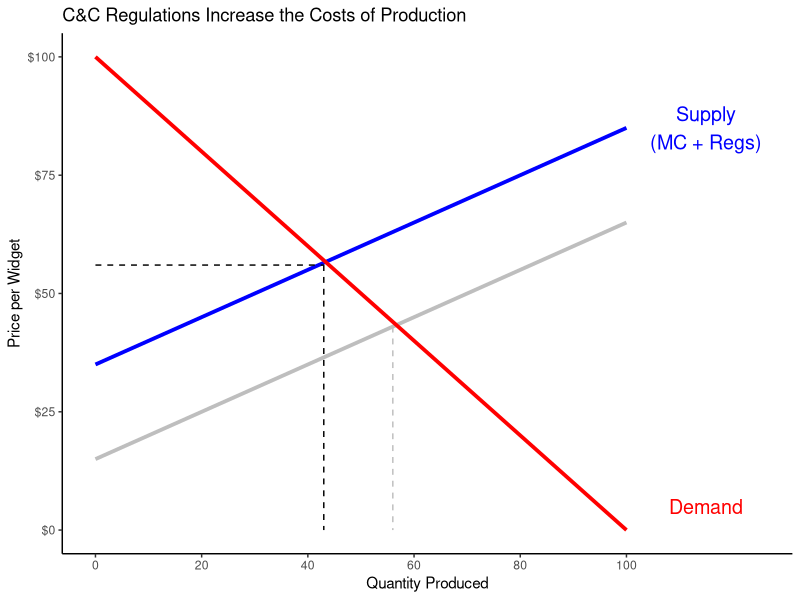
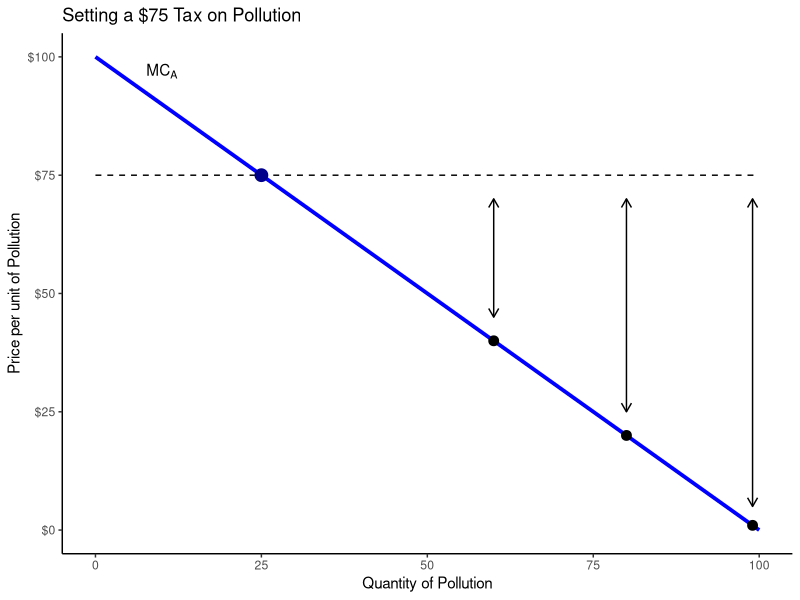
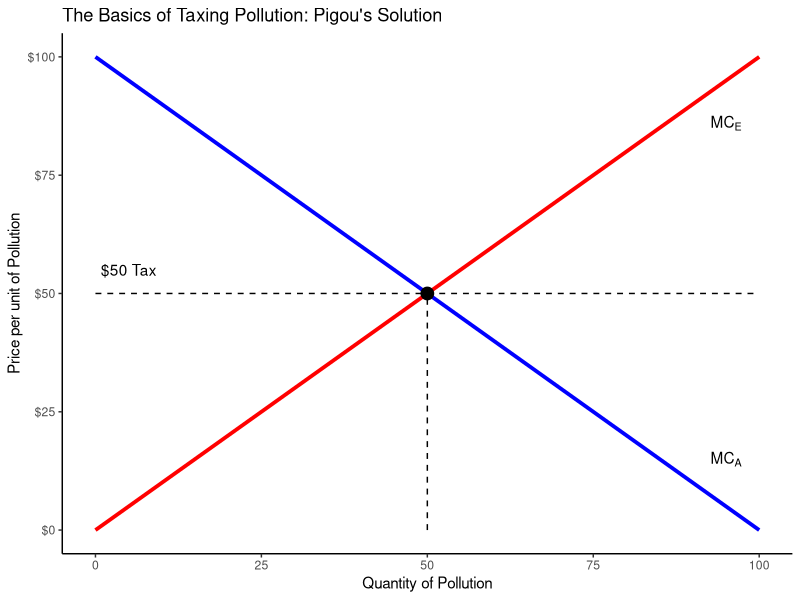
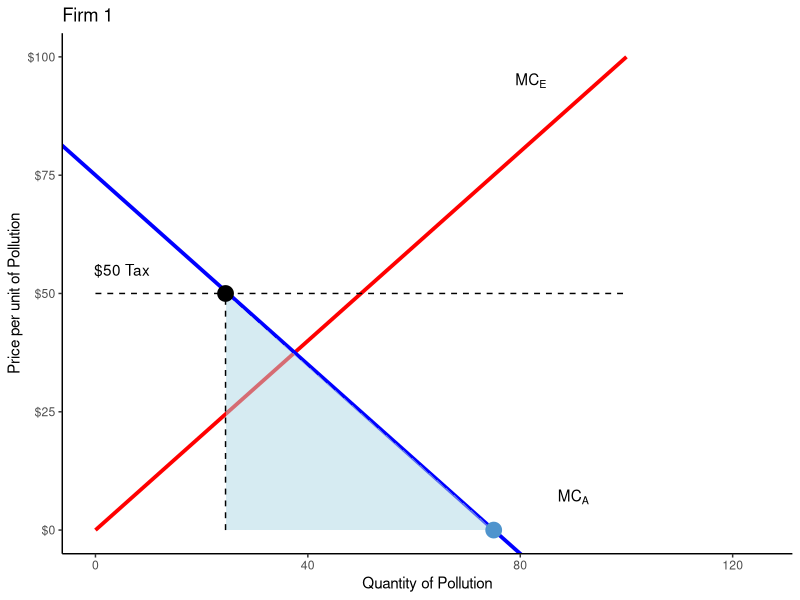
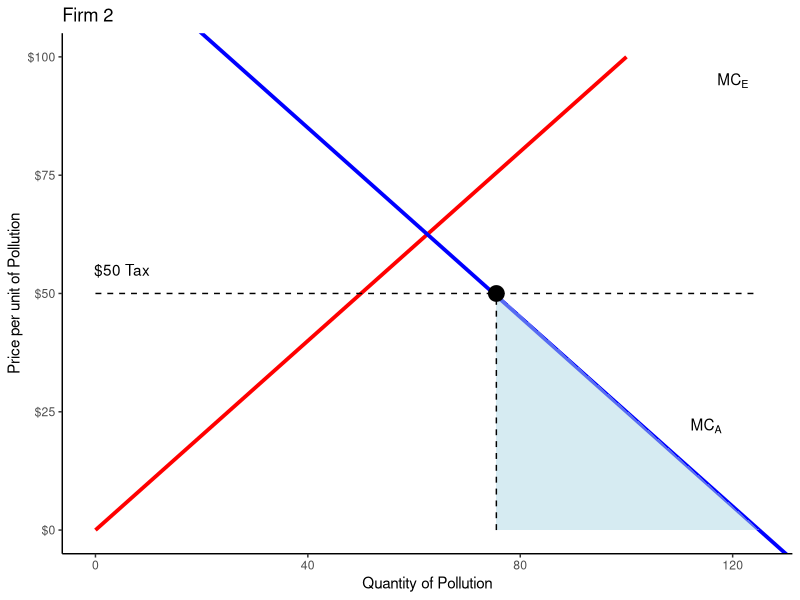
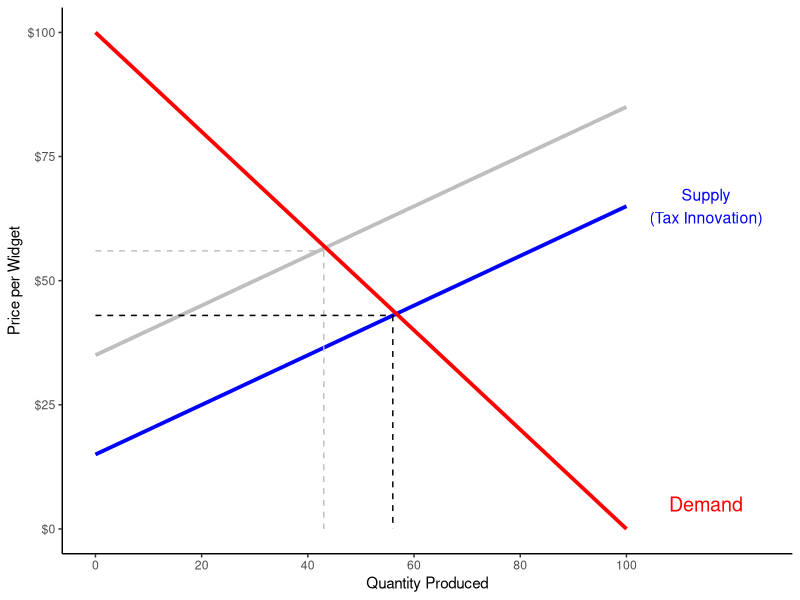
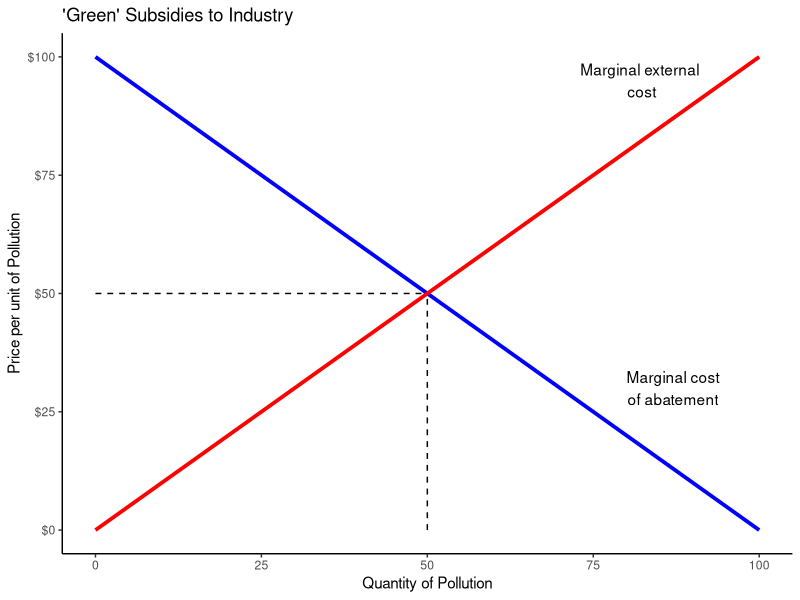
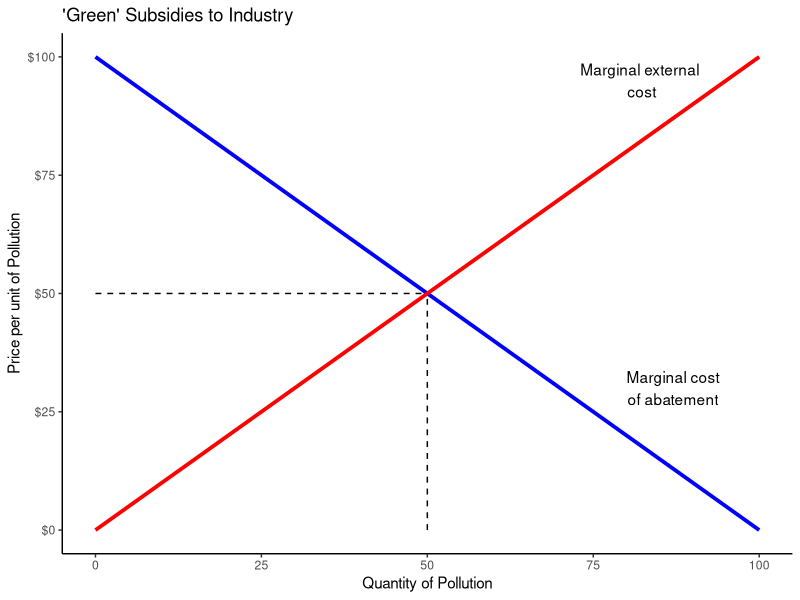

R code for these plots, in order:
## ---- chunk 1
library(tidyverse)
library(readxl)
## ---- chunk 2
tibble(
  Price = 1:100,
  Quantity = 100:1
) |>
  ggplot(aes(x = Quantity, y = Price)) +
  geom_point(color = "white") +
  theme_classic() +
  coord_cartesian(xlim = c(0, 125)) +
  scale_x_continuous(breaks = seq(0, 100, 20)) +
  scale_y_continuous(labels = scales::dollar_format()) +
  labs(x = "Quantity Produced", y = "Price per Widget",
       title = "C&C Regulations Increase the Costs of Production") +
  annotate("segment", x = 0, xend = 100, y = 15, yend = 65, color = "grey", linewidth = 1.3) +
  annotate("segment", x = 0, xend = 100, y = 35, yend = 85, color = "blue", linewidth = 1.3) +
  annotate("text", x = 115, y = 85, label = "Supply\n(MC + Regs)", size = 5, color = "blue", hjust = .5) +
  annotate("segment", x = 0, xend = 100, y = 100, yend = 0, color = "red", linewidth = 1.3) +
  annotate("text", x = 115, y = 5, label = "Demand", size = 5, color = "red", hjust = .5) +
  annotate("segment", x = 56, xend = 56, y = 43, yend = 0, linetype = "dashed", color = "grey") +
  annotate("segment", x = 43, xend = 43, y = 56, yend = 0, linetype = "dashed") +
  annotate("segment", x = 0, xend = 43, y = 56, yend = 56, linetype = "dashed")
## ---- chunk 3
## Hypothetical $75 tax
tibble(
  Abatement_cost = 0:100,
  Pollution = 0:100
) |>
  ggplot(aes(x = Pollution, y = Abatement_cost)) +
  geom_point(color = "white") +
  theme_classic() +
  #coord_cartesian(xlim = c(0, 125)) +
  scale_x_continuous(breaks = seq(0, 100, 25), limits = c(0,100)) +
  scale_y_continuous(breaks = seq(0, 100, 25), labels = str_c("$", seq(0, 100, 25))) +
  labs(x = "Quantity of Pollution", y = "Price per unit of Pollution")  +
  annotate("segment", x = 0, xend = 100, y = 100, yend = 0, color = "blue", size = 1.3) +
  annotate("text", x = 10, y = 97, label = "MC[A]", parse=TRUE) +
  annotate("segment", x = 0, xend = 100, y = 75, yend = 75, linetype = "dashed") +
  ggtitle("Setting a $75 Tax on Pollution") +
  annotate("point", x = 25, y = 75, color = "darkblue", size = 4) +
  annotate("segment", x = 99, xend = 99, y = 70, yend = 5, arrow = arrow(ends = "both", length = unit(0.1, "inches"))) +
  annotate("point", x = 99, y = 1, size = 3) +
  annotate("segment", x = 80, xend = 80, y = 70, yend = 25, arrow = arrow(ends = "both", length = unit(0.1, "inches"))) +
  annotate("point", x = 80, y = 20, size = 3) +
  annotate("segment", x = 60, xend = 60, y = 70, yend = 45, arrow = arrow(ends = "both", length = unit(0.1, "inches"))) +
  annotate("point", x = 60, y = 40, size = 3)
## ---- chunk 4
## Set a tax at the equilibrium, $50 per unit
tibble(
  Abatement_cost = 0:100,
  Pollution = 0:100
) |>
  ggplot(aes(x = Pollution, y = Abatement_cost)) +
  geom_point(color = "white") +
  theme_classic() +
  #coord_cartesian(xlim = c(0, 125)) +
  scale_x_continuous(breaks = seq(0, 100, 25), limits = c(0,100)) +
  scale_y_continuous(breaks = seq(0, 100, 25), labels = str_c("$", seq(0, 100, 25))) +
  labs(x = "Quantity of Pollution", y = "Price per unit of Pollution")  +
  annotate("text", x = 95, y = 15, label = "MC[A]", parse=TRUE) +
  annotate("text", x = 95, y = 86, label = "MC[E]", parse=TRUE) +
  annotate("segment", x = 0, xend = 100, y = 100, yend = 0, color = "blue", size = 1.3) +
  annotate("segment", x = 0, xend = 100, y = 0, yend = 100, color = "red", size = 1.3) +
  annotate("segment", x = 50, xend = 50, y = 0, yend = 50, linetype = "dashed") +
  annotate("segment", x = 0, xend = 100, y = 50, yend = 50, linetype = "dashed") +
  ggtitle("The Basics of Taxing Pollution: Pigou's Solution") +
  annotate("point", x = 50, y = 50, size = 4) +
  annotate("text", x = 5, y = 55, label = "$50 Tax")
## ---- chunk 5
## Niskanen examples in Fig 2a and 2b
## Green tax approach: $50 tax
tibble(
  Abatement_cost = 0:100,
  Pollution = 0:100
) |>
  ggplot(aes(x = Pollution, y = Abatement_cost)) +
  geom_point(color = "white") +
  theme_classic() +
  #coord_cartesian(xlim = c(0, 125)) +
  #scale_x_continuous(breaks = seq(0, 100, 25), limits = c(0,100)) +
  scale_y_continuous(breaks = seq(0, 100, 25), labels = str_c("$", seq(0, 100, 25))) +
  labs(x = "Quantity of Pollution", y = "Price per unit of Pollution") +
  annotate("segment", x = 0, xend = 100, y = 0, yend = 100, color = "red", linewidth = 1.3) +
  annotate("text", x = 82, y = 95, label = "MC[E]", parse=TRUE) +
  geom_abline(intercept = 75, slope = -1, color = "blue", linewidth = 1.3) +
  annotate("text", x = 90, y = 7, label = "MC[A]", parse=TRUE) +
  ggtitle("Firm 1") +
  coord_cartesian(xlim = c(0, 125)) +
  annotate("polygon", x = c(24.5, 75, 24.5), y = c(0, 0, 50), fill = "lightblue", alpha = .5) +
  annotate("point", x = 75, y = 0, size = 5, color = "steelblue3") +
  annotate("segment", x = 0, xend = 100, y = 50, yend = 50, linetype = "dashed") +
  annotate("point", x = 24.5, y = 50, size = 5) +
  annotate("segment", x = 24.5, xend = 24.5, y = 0, yend = 50, linetype = "dashed") +
  annotate("text", x = 5, y = 55, label = "$50 Tax")
## ---- chunk 6
tibble(
  Abatement_cost = 0:100,
  Pollution = 0:100
) |>
  ggplot(aes(x = Pollution, y = Abatement_cost)) +
  geom_point(color = "white") +
  theme_classic() +
  #coord_cartesian(xlim = c(0, 125)) +
  #scale_x_continuous(breaks = seq(0, 100, 25), limits = c(0,100)) +
  scale_y_continuous(breaks = seq(0, 100, 25), labels = str_c("$", seq(0, 100, 25))) +
  labs(x = "Quantity of Pollution", y = "Price per unit of Pollution") +
  annotate("segment", x = 0, xend = 100, y = 0, yend = 100, color = "red", linewidth = 1.3) +
  annotate("text", x = 120, y = 95, label = "MC[E]", parse=TRUE) +
  geom_abline(intercept = 125, slope = -1, color = "blue", linewidth = 1.3) +
  annotate("text", x = 115, y = 22, label = "MC[A]", parse=TRUE) +
  ggtitle("Firm 2") +
  coord_cartesian(xlim = c(0, 125)) +
  annotate("polygon", x = c(75.5, 125, 75.5), y = c(0, 0, 50), fill = "lightblue", alpha = .5) +
  annotate("point", x = 75.5, y = 50, size = 5) +
  annotate("segment", x = 0, xend = 125, y = 50, yend = 50, linetype = "dashed") +
  annotate("segment", x = 75.5, xend = 75.5, y = 0, yend = 50, linetype = "dashed") +
  annotate("text", x = 5, y = 55, label = "$50 Tax")
## ---- chunk 7
tibble(
  Price = 1:100,
  Quantity = 100:1
) |>
  ggplot(aes(x = Quantity, y = Price)) +
  geom_point(color = "white") +
  theme_classic() +
  coord_cartesian(xlim = c(0, 125)) +
  scale_x_continuous(breaks = seq(0, 100, 20)) +
  scale_y_continuous(labels = scales::dollar_format()) +
  labs(x = "Quantity Produced", y = "Price per Widget") +
  annotate("segment", x = 0, xend = 100, y = 15, yend = 65, color = "blue", linewidth = 1.3) +
  annotate("segment", x = 0, xend = 100, y = 35, yend = 85, color = "grey", linewidth = 1.3) +
  annotate("text", x = 115, y = 65, label = "Supply\n(Tax Innovation)", size = 4, color = "blue", hjust = .5) +
  annotate("segment", x = 0, xend = 100, y = 100, yend = 0, color = "red", linewidth = 1.3) +
  annotate("text", x = 115, y = 5, label = "Demand", size = 5, color = "red", hjust = .5) +
  annotate("segment", x = 56, xend = 56, y = 43, yend = 0, linetype = "dashed") +
  annotate("segment", x = 43, xend = 43, y = 56, yend = 0, linetype = "dashed", color = "grey") +
  annotate("segment", x = 0, xend = 43, y = 56, yend = 56, linetype = "dashed", color = "grey") +
  annotate("segment", x = 0, xend = 56, y = 43, yend = 43, linetype = "dashed")
## ---- chunk 8
tibble(
  Abatement_cost = 0:100,
  Pollution = 0:100
) |>
  ggplot(aes(x = Pollution, y = Abatement_cost)) +
  geom_point(color = "white") +
  theme_classic() +
  scale_y_continuous(breaks = seq(0, 100, 25), labels = str_c("$", seq(0, 100, 25))) +
  labs(x = "Quantity of Pollution", y = "Price per unit of Pollution") +
  annotate("segment", x = 0, xend = 100, y = 100, yend = 0, color = "blue", linewidth = 1.3) +
  annotate("text", x = 87, y = 30, label = "Marginal cost\nof abatement") +
  annotate("segment", x = 0, xend = 100, y = 0, yend = 100, color = "red", linewidth = 1.3) +
  annotate("text", x = 82, y = 95, label = "Marginal external\n cost") +
  annotate("segment", x = 50, xend = 50, y = 0, yend = 50, linetype = "dashed") +
  annotate("segment", x = 0, xend = 50, y = 50, yend = 50, linetype = "dashed") +
  ggtitle("'Green' Subsidies to Industry")
## ---- chunk 9
## ANIMATED: Falling Abatement Costs
d3 <- tibble(
  Quantity = 1:100,
  Abatement_cost1 = 100 + -1*Quantity,
  Abatement_cost2 = 70 + -1*Quantity,
  External_cost = 0 + 1*Quantity
) |>
  pivot_longer(cols = Abatement_cost1:Abatement_cost2, names_to = "Scenario", values_to = "Value") |>
  mutate(
    Emitted = if_else(Scenario == "Abatement_cost1", 50, 35)
  )

d3 |>
  ggplot(aes(x = Quantity)) +
  geom_line(aes(y = External_cost), color = "red", linewidth = 1.2) +
  geom_line(aes(y = Value), color = "blue", linewidth = 1.2) +
  theme_classic() +
  scale_x_continuous(limits = c(0, 100)) +
  scale_y_continuous(breaks = seq(0, 100, 25), labels = str_c("$", seq(0, 100, 25)), limits = c(0, 100)) +
  labs(x = "Quantity of Pollution", y = "Price per unit of Pollution",
       title = "Green subsidies directly lower the abatement costs") +
  annotate("text", x = 87, y = 30, label = "Marginal cost\nof abatement") +
  annotate("text", x = 82, y = 95, label = "Marginal external\n cost") +
  gganimate::transition_states(Scenario, wrap=FALSE) +
  #shadow_wake(wake_length = .05, colour = "grey") +
  geom_segment(aes(x = 0, xend = Emitted, y = Emitted, yend = Emitted), linetype = "dashed") +
  geom_segment(aes(x = Emitted, xend = Emitted, y = 0, yend = Emitted), linetype = "dashed") +
  geom_point(aes(x = Emitted, y = Emitted), size = 5)
## ---- chunk 10
tibble(
  Abatement_cost = 0:100,
  Pollution = 0:100
) |>
  ggplot(aes(x = Pollution, y = Abatement_cost)) +
  geom_point(color = "white") +
  theme_classic() +
  scale_y_continuous(breaks = seq(0, 100, 25), labels = str_c("$", seq(0, 100, 25))) +
  labs(x = "Quantity of Pollution", y = "Price per unit of Pollution") +
  annotate("segment", x = 0, xend = 100, y = 100, yend = 0, color = "blue", linewidth = 1.3) +
  annotate("text", x = 87, y = 30, label = "Marginal cost\nof abatement") +
  annotate("segment", x = 0, xend = 100, y = 0, yend = 100, color = "red", linewidth = 1.3) +
  annotate("text", x = 82, y = 95, label = "Marginal external\n cost") +
  annotate("segment", x = 50, xend = 50, y = 0, yend = 50, linetype = "dashed") +
  annotate("segment", x = 0, xend = 50, y = 50, yend = 50, linetype = "dashed") +
  ggtitle("'Green' Subsidies to Industry")
## ---- chunk 11
## Dirty Firm: Animate decreasing demand line
library(gganimate)

d10a <- tibble(
  Quantity = 1:100,
  Demand1 = 100 - 1*Quantity,
  Demand2 = 80 - 1*Quantity,
  Supply = 0 + 1*Quantity
) |>
  pivot_longer(cols = Demand1:Demand2, names_to = "Scenario", values_to = "Value")

d10a |>
  ggplot(aes(x = Quantity)) +
  annotate("segment", x = 0, xend = 100, y = 100, yend = 0, color = "darkgrey", linewidth = 1.25) +
  geom_line(aes(y = Value), color = "red", linewidth = 1.2) +
  geom_line(aes(y = Supply), color = "blue", linewidth = 1.2) +
  theme_classic() +
  coord_cartesian(xlim = c(0, 125)) +
  scale_x_continuous(breaks = seq(0, 100, 20)) +
  scale_y_continuous(breaks = seq(0, 100, 20), limits = c(0, 100)) +
  labs(x = "Quantity Produced", y = "Price per Widget",
       title = "Leaving a Dirty Firm Behind") +
  annotate("text", x = 115, y = 5, label = "Demand", size = 5, color = "red", hjust = .5) +
  annotate("text", x = 119, y = 85, label = "Supply\n(MC)", size = 5, color = "blue", hjust = .5) +
  gganimate::transition_states(Scenario, wrap=FALSE)
## ---- chunk 12
## Cleaner Firm: Animate increasing demand line
d10b <- tibble(
  Quantity = 1:100,
  Demand1 = 100 - 1*Quantity,
  Demand2 = 120 - 1*Quantity,
  Supply = 0 + 1*Quantity
) |>
  pivot_longer(cols = Demand1:Demand2, names_to = "Scenario", values_to = "Value")

d10b |>
  ggplot(aes(x = Quantity)) +
  annotate("segment", x = 0, xend = 100, y = 100, yend = 0, color = "darkgrey", linewidth = 1.25) +
  geom_line(aes(y = Value), color = "red", linewidth = 1.2) +
  geom_line(aes(y = Supply), color = "blue", linewidth = 1.2) +
  theme_classic() +
  coord_cartesian(xlim = c(0, 125)) +
  scale_x_continuous(breaks = seq(0, 100, 20)) +
  scale_y_continuous(breaks = seq(0, 100, 20), limits = c(0, 100)) +
  labs(x = "Quantity Produced", y = "Price per Widget",
       title = "Boosting a Clean Firm") +
  annotate("text", x = 115, y = 5, label = "Demand", size = 5, color = "red", hjust = .5) +
  annotate("text", x = 119, y = 85, label = "Supply\n(MC)", size = 5, color = "blue", hjust = .5) +
  gganimate::transition_states(Scenario, wrap=FALSE)
## ---- chunk 13
## Non-refundable $1,000 Credit
nonref <- tibble(
  Policy = "Non-refundable",
  Taxes = seq(0, 2000, 100),
  Subsidy = 1000
  ) |>
  mutate(
    Net = if_else(Taxes - Subsidy < 0, Taxes, Subsidy)
  )

nonref |>
  ggplot(aes(x = Taxes, y = Net)) +
  geom_line(color = "red", linewidth = 1.2) +
  labs(x = "Taxes Owed ($)", y = "Subsidy Received ($)",
       title = "Hypothetical $1k 'Green' Subsidy'") +
  theme_minimal() +
  annotate("text", x = 1800, y = 900, label = "Non-Refundable", color = "red")
## ---- chunk 14
## Non-refundable $1,000 Credit
nonref <- tibble(
  Policy = "Non-refundable",
  Taxes = seq(0, 2000, 100),
  Subsidy = 1000
  ) |>
  mutate(
    Net = if_else(Taxes - Subsidy < 0, Taxes, Subsidy)
  )

nonref |>
  ggplot(aes(x = Taxes, y = Net)) +
  geom_line(color = "red", linewidth = 1.2) +
  labs(x = "Taxes Owed ($)", y = "Subsidy Received ($)",
       title = "Hypothetical $1k 'Green' Subsidy'") +
  theme_minimal() +
  annotate("text", x = 1800, y = 900, label = "Non-Refundable", color = "red")
## ---- chunk 15
library(readxl)
d <- read_excel("libs/Data/TaxPolicyCenter_No_Tax_2021.xlsx") |>
  mutate(
    Row = 1:11, 
    pct_nonpaying = pct_nonpaying/100,
    pct_joint = pct_joint/100,
    pct_wchildren = pct_wchildren/100
  )

d |>
  ggplot(aes(x = reorder(Income, Row), y = pct_nonpaying)) +
  geom_col(fill = "darkblue") +
  geom_hline(yintercept = seq(.25, .75, .25), color = "white") +
  coord_flip() +
  theme_minimal() +
  labs(x = "Income Level", y = "",
       title = "All Tax Units with Zero Income Tax (2021)",
       caption = "Source: Tax Policy Center") +
  scale_y_continuous(labels = scales::percent_format())
## ---- chunk 16
d |>
  pivot_longer(cols = c(pct_nonpaying, pct_wchildren), names_to = "Category", values_to = "Values") |>
  mutate(
    Category = if_else(Category == "pct_wchildren", "With Children", "All Filers")
  ) |>
  ggplot(aes(x = reorder(Income, Row), y = Values, fill = Category)) +
  geom_col(position = "dodge") +
  geom_hline(yintercept = seq(.25, .75, .25), color = "white") +
  coord_flip() +
  theme_minimal() +
  labs(x = "Income Level", y = "",
       title = "All Tax Units with Zero Income Tax (2021)",
       caption = "Source: Tax Policy Center",
       fill = "") +
  scale_y_continuous(labels = scales::percent_format()) +
  scale_fill_manual(values = c("red", "blue"))  +
  guides(fill = guide_legend(reverse = TRUE))
## ---- chunk 17
## Non-refundable $1,000 Credit
ref <- tibble(
  Policy = "Refundable",
  Taxes = seq(0, 2000, 100),
  Subsidy = 1000
  ) |>
  mutate(
    Net = 1000
  )

rbind(nonref, ref) |>
  ggplot(aes(x = Taxes, y = Net, color = Policy, linetype = Policy)) +
  geom_line(linewidth = 1.2) +
  labs(x = "Taxes Owed ($)", y = "Subsidy Received ($)",
       title = "Hypothetical $1k 'Green' Subsidy'") +
  theme_minimal() +
  annotate("text", x = 1800, y = 900, label = "Non-Refundable", color = "red") +
    annotate("text", x = 200, y = 900, label = "Refundable", color = "blue") +
  guides(color = "none", linetype = "none") +
  scale_color_manual(values = c("red", "blue"))
